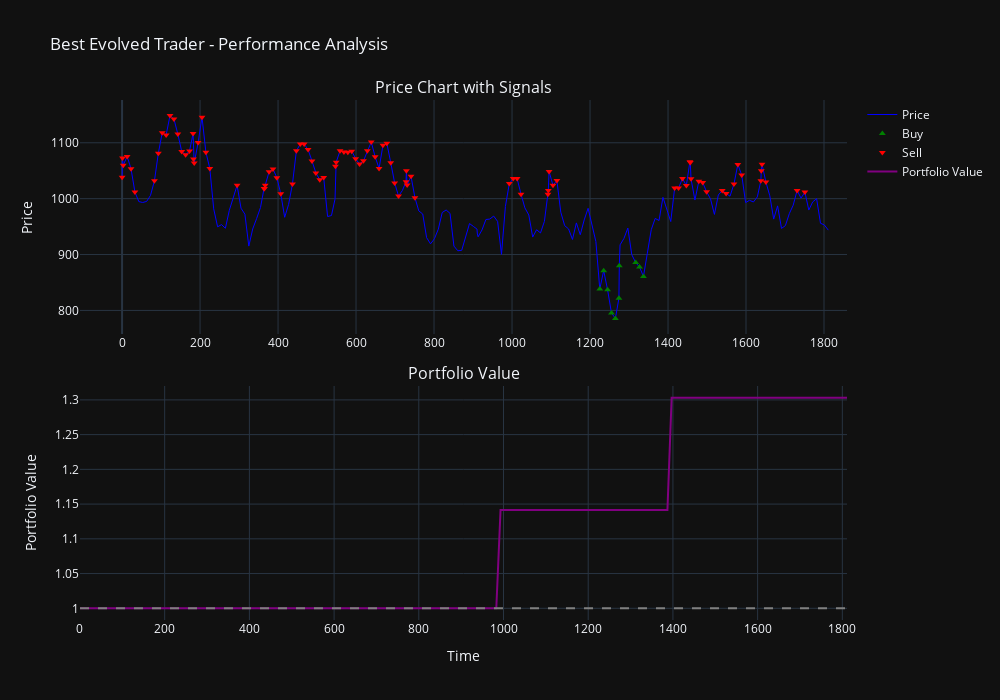

Notebook source saved alongside this figure:
### Code cell
# Visualize trading performance
fig = make_subplots(
    rows=2, cols=1,
    subplot_titles=('Price Chart with Signals', 'Portfolio Value'),
    vertical_spacing=0.1
)

# Sample every 10th point for cleaner visualization
sample_idx = slice(None, None, 10)
sample_timestamps = timestamps[sample_idx]
sample_prices = price_data[sample_idx]
sample_actions = actions[sample_idx]
sample_portfolio = portfolio_values[sample_idx]

# Price chart
fig.add_trace(go.Scatter(
    x=sample_timestamps, y=sample_prices,
    mode='lines',
    name='Price',
    line=dict(color='blue', width=1)
), row=1, col=1)

# Buy signals
buy_mask = sample_actions == 2
if np.any(buy_mask):
    fig.add_trace(go.Scatter(
        x=sample_timestamps[buy_mask], y=sample_prices[buy_mask],
        mode='markers',
        name='Buy',
        marker=dict(color='green', symbol='triangle-up', size=6)
    ), row=1, col=1)

# Sell signals
sell_mask = sample_actions == 0
if np.any(sell_mask):
    fig.add_trace(go.Scatter(
        x=sample_timestamps[sell_mask], y=sample_prices[sell_mask],
        mode='markers',
        name='Sell',
        marker=dict(color='red', symbol='triangle-down', size=6)
    ), row=1, col=1)

# Portfolio value
fig.add_trace(go.Scatter(
    x=sample_timestamps, y=sample_portfolio,
    mode='lines',
    name='Portfolio Value',
    line=dict(color='purple', width=2)
), row=2, col=1)

# Break-even line
fig.add_hline(y=1.0, line_dash="dash", line_color="gray", row=2, col=1)

fig.update_layout(
    title="Best Evolved Trader - Performance Analysis",
    height=700,
    width=1000
)

fig.update_yaxes(title_text="Price", row=1, col=1)
fig.update_yaxes(title_text="Portfolio Value", row=2, col=1)
fig.update_xaxes(title_text="Time", row=2, col=1)

fig.show()

### Figure 1 — Plotly figure (JSON) as saved in the notebook; plotly's stock layout.template omitted (floating-point values rounded to 4 significant figures; data arrays with more than 128 entries replaced by an {"elided": "..."} marker saying what was removed)
{"data": [{"line": {"color": "blue", "width": 1}, "mode": "lines", "name": "Price", "x": {"elided": "200 float values"}, "y": {"elided": "200 float values"}, "type": "scatter", "xaxis": "x", "yaxis": "y"}, {"marker": {"color": "green", "size": 6, "symbol": "triangle-up"}, "mode": "markers", "name": "Buy", "x": [1225.0, 1235.0, 1245.0, 1255.0, 1265.0, 1274.0, 1275.0, 1317.0, 1327.0, 1337.0], "y": [838.5, 871.1, 836.9, 795.5, 785.4, 821.6, 880.1, 885.6, 877.5, 860.7], "type": "scatter", "xaxis": "x", "yaxis": "y"}, {"marker": {"color": "red", "size": 6, "symbol": "triangle-down"}, "mode": "markers", "name": "Sell", "x": [0.1, 1.1, 3.0, 13.0, 23.0, 33.0, 83.0, 93.0, 103.0, 113.0, 123.0, 133.0, 143.0, 153.0, 163.0, 173.0, 182.1, 183.1, 185.0, 195.0, 205.0, 215.0, 225.0, 295.0, 364.1, 365.1, 367.0, 377.0, 387.0, 397.0, 407.0, 437.0, 447.0, 457.0, 467.0, 477.0, 487.0, 497.0, 507.0, 517.0, 547.1, 549.0, 559.0, 569.0, 579.0, 589.0, 599.0, 609.0, 619.0, 629.0, 639.0, 649.0, 659.0, 669.0, 679.0, 689.0, 699.0, 709.0, 728.1, 729.1, 731.0, 741.0, 751.0, 993.0, 1003.0, 1013.0, 1023.0, 1092.0, 1093.0, 1095.0, 1105.0, 1115.0, 1417.0, 1427.0, 1437.0, 1447.0, 1456.0, 1457.0, 1459.0, 1479.0, 1489.0, 1499.0, 1539.0, 1549.0, 1569.0, 1579.0, 1589.0, 1638.0, 1639.0, 1641.0, 1651.0, 1731.0, 1751.0], "y": [1039.0, 1073.0, 1060.0, 1076.0, 1054.0, 1012.0, 1032.0, 1081.0, 1118.0, 1114.0, 1149.0, 1143.0, 1116.0, 1084.0, 1079.0, 1085.0, 1116.0, 1071.0, 1064.0, 1100.0, 1146.0, 1083.0, 1054.0, 1024.0, 1018.0, 1018.0, 1024.0, 1048.0, 1053.0, 1038.0, 1009.0, 1026.0, 1086.0, 1098.0, 1098.0, 1088.0, 1067.0, 1046.0, 1034.0, 1038.0, 1058.0, 1065.0, 1086.0, 1083.0, 1083.0, 1085.0, 1072.0, 1062.0, 1068.0, 1086.0, 1101.0, 1075.0, 1054.0, 1095.0, 1099.0, 1064.0, 1028.0, 1005.0, 1030.0, 1050.0, 1024.0, 1040.0, 1002.0, 1027.0, 1036.0, 1036.0, 1008.0, 1008.0, 1015.0, 1049.0, 1024.0, 1033.0, 1019.0, 1019.0, 1036.0, 1023.0, 1066.0, 1065.0, 1035.0, 1031.0, 1029.0, 1012.0, 1014.0, 1009.0, 1026.0, 1061.0, 1042.0, 1032.0, 1050.0, 1062.0, 1030.0, 1015.0, 1012.0], "type": "scatter", "xaxis": "x", "yaxis": "y"}, {"line": {"color": "purple", "width": 2}, "mode": "lines", "name": "Portfolio Value", "x": {"elided": "200 float values"}, "y": {"elided": "200 float values"}, "type": "scatter", "xaxis": "x2", "yaxis": "y2"}], "layout": {"xaxis": {"anchor": "y", "domain": [0, 1]}, "yaxis": {"anchor": "x", "domain": [0.55, 1], "title": {"text": "Price"}}, "xaxis2": {"anchor": "y2", "domain": [0, 1], "title": {"text": "Time"}}, "yaxis2": {"anchor": "x2", "domain": [0, 0.45], "title": {"text": "Portfolio Value"}}, "annotations": [{"font": {"size": 16}, "showarrow": false, "text": "Price Chart with Signals", "x": 0.5, "xanchor": "center", "xref": "paper", "y": 1, "yanchor": "bottom", "yref": "paper"}, {"font": {"size": 16}, "showarrow": false, "text": "Portfolio Value", "x": 0.5, "xanchor": "center", "xref": "paper", "y": 0.45, "yanchor": "bottom", "yref": "paper"}], "shapes": [{"line": {"color": "gray", "dash": "dash"}, "type": "line", "x0": 0, "x1": 1, "xref": "x2 domain", "y0": 1, "y1": 1, "yref": "y2"}], "title": {"text": "Best Evolved Trader - Performance Analysis"}, "height": 700, "width": 1000}}
